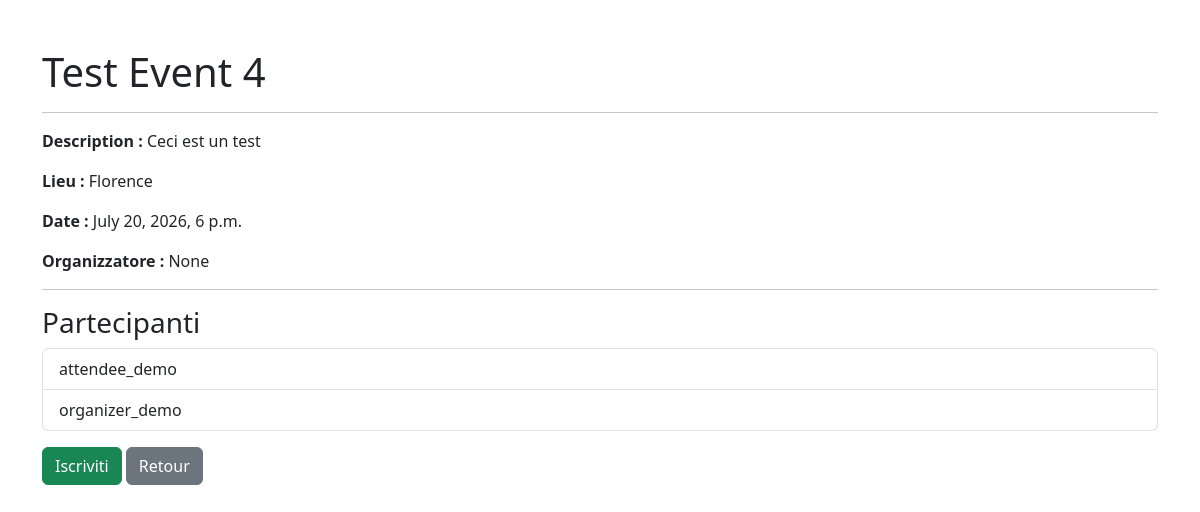
Screenshot of /dettaglio/3/ with the database file from the repository.
### events/models.py (models this page shows, shortened)
class Event(models.Model):
    organizer = models.ForeignKey(
        User,
        on_delete=models.CASCADE,
        null=True,
        blank=True
    )
    title = models.CharField(max_length=100)
    description = models.TextField()
    date = models.DateTimeField()
    location = models.CharField(max_length=200)

class Registration(models.Model):
    user = models.ForeignKey(
        User,
        on_delete=models.CASCADE,
        null=True,
        blank=True
    )
    event = models.ForeignKey(
        Event,
        on_delete=models.CASCADE,
        null=True,
        blank=True
    )

### events/views.py (the view)
def dettaglio_evento(request, event_id):
    evento = Event.objects.get(id=event_id)
    partecipanti = Registration.objects.filter(
        event=evento
    )
    return render(
        request,
        "events/dettaglio_evento.html",
        {
            "evento": evento,
            "partecipanti": partecipanti
        }
    )

### events/templates/events/dettaglio_evento.html (shortened to what this page needs)
<!DOCTYPE html>
<html>
<head>
    <link href="https://cdn.jsdelivr.net/npm/bootstrap@5.3.0/dist/css/bootstrap.min.css"
          rel="stylesheet">
</head>
<body>
<div class="container mt-5">
    <h1>{{ evento.title }}</h1>
    <hr>
    <p>
        <strong>Description :</strong>
        {{ evento.description }}
    </p>
    <p>
        <strong>Lieu :</strong>
        {{ evento.location }}
    </p>
    <p>
        <strong>Date :</strong>
        {{ evento.date }}
    </p>
    <p>
        <strong>Organizzatore :</strong>
        {{ evento.organizer }}
    </p>
    <hr>
    <h3>Partecipanti</h3>
    <ul class="list-group mb-3">
        {% for registrazione in partecipanti %}
        <li class="list-group-item">
            {{ registrazione.user.username }}
        </li>
        {% empty %}
        <li class="list-group-item">
            Nessun partecipante
        </li>
        {% endfor %}
    </ul>
    <a href="{% url 'registrazione_evento' evento.id %}"
       class="btn btn-success">
        Iscriviti
    </a>
    <a href="/" class="btn btn-secondary">
        Retour
    </a>
</div>
</body>
</html>

### rows the page displays
Event: title "Test Event 4", description "Ceci est un test", location "Florence", date "July 20, 2026, 6 p.m.", organizer "None"
Registration: user.username "attendee_demo"
Registration: user.username "organizer_demo"
